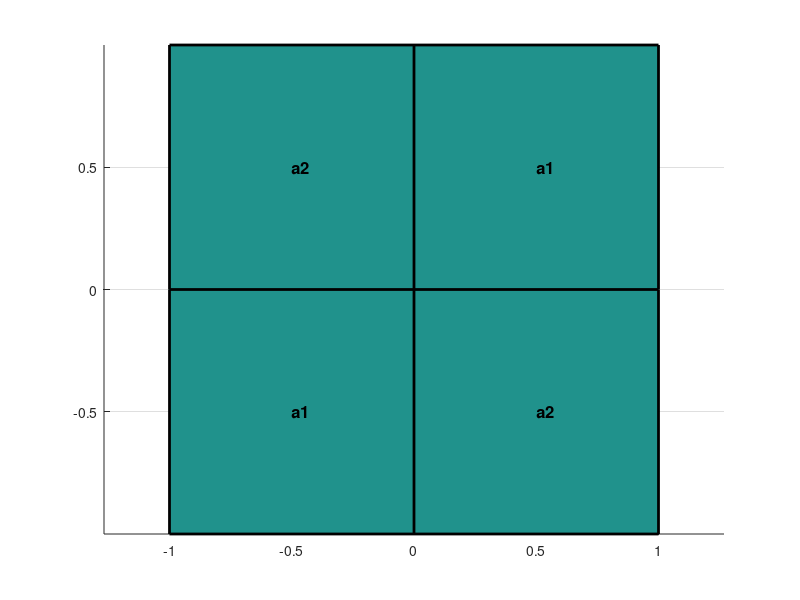

Here is the MATLAB script that generated this plot: (Note: this script raises an error after producing the figure.)
%% KEOLLOGG Problem
%
% KELLOGG solves a diffusion equation with jump coefficients with AFEM.
%
% KELLOGG solves the problem within maxN number of vertices. The
% input argument theta is a parameter used in the marking step. 
%
% The KELLOGG command, if no input arguments, use maxN = 5e3 and theta = 0.5. 
%
% EXAMPLE
%
%    Kellogg 
%
% See also  crack, Lshape
%
% TODO: rewrite M-lint
%
% Created by Chen-Song Zhang. Modified by Long Chen.
%
% Copyright (C) Long Chen. See COPYRIGHT.txt for details.

close all
%% Problem setting
% $$-\nabla\cdot(d\nabla u) = 0  \quad \Omega = (-1,1)\times (-1,1)$$ 
%
% $$u = g_D \quad \partial \Omega$$
%
% The diffusion constant is discontinous; see the figure below. We set a2  = 
% 1; a1 = 161.4476387975881 and choose boundary condition g_D such that the
% exact solution is $z = r^{0.1}\mu(\theta)$ in the poloar coordinate, where
% the formula of mu can be found in exactu function.

[x,y] = meshgrid(-1:1:1,-1:1:1); 
z = 0*x;
surf(x,y,z,'linewidth',2); view(2);
axis equal; axis tight;
text(0.5,0.5,'a1','FontSize',12,'FontWeight','bold');
text(-0.5,-0.5,'a1','FontSize',12,'FontWeight','bold');
text(-0.5,0.5,'a2','FontSize',12,'FontWeight','bold');
text(0.5,-0.5,'a2','FontSize',12,'FontWeight','bold');

%% Parameters
maxN = 3e3;     theta = 0.2;    maxIt = 1000; 
N = zeros(maxIt,1);     uIuhErr = zeros(maxIt,1);
errH1 = zeros(maxIt,1);

%%  Generate an initial mesh
[node,elem] = squaremesh([-1 1 -1 1], 0.25);
bdFlag = setboundary(node,elem,'Dirichlet');

%% Set up PDE data
pde = Kelloggdata;

%%  Adaptive Finite Element Method
% *SOLVE* -> *ESTIMATE* -> *MARK* -> *REFINE*

for k = 1:maxIt
    % Step 1: SOLVE
    [u,Du,eqn] = Poisson(node,elem,pde);
    % Plot mesh and solution
    figure(1);  showresult(node,elem,u,[27,26]);    
    % Step 2: ESTIMATE
%    eta = estimaterecovery(node,elem,u);            % recovery type
    eta = estimateresidual(node,elem,u,pde);    % residual type
    % Record error and number of vertices
    uI = pde.exactu(node);
    uIuhErr(k) = sqrt((uI-u)'*eqn.A*(uI-u));
    errH1(k) = getH1error(node,elem,@pde.Du,Du);
    N(k) = size(node,1);
    if (N(k)>maxN), break; end        
    % Step 3: MARK
    markedElem = mark(elem,eta,theta);
    % Step 4: REFINE
    [node,elem,bdFlag] = bisect(node,elem,markedElem,bdFlag);
end

%%  Plot convergent rates in energy norm
N = N(1:k); 
uIuhErr = uIuhErr(1:k);
errH1 = errH1(1:k);
figure(2)
showrate2(N,uIuhErr,10,'-*','||Du_I-Du_h||',...
          N,errH1,10,'k-.','||Du-Du_h||');